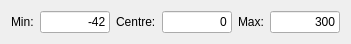
  <widget class="QWidget" name="layoutWidget_3">
   <property name="geometry">
    <rect>
     <x>30</x>
     <y>200</y>
     <width>351</width>
     <height>35</height>
    </rect>
   </property>
   <layout class="QHBoxLayout" name="horizontalLayout_6">
    <item>
     <widget class="QLabel" name="label_12">
      <property name="text">
       <string>Min:</string>
      </property>
     </widget>
    </item>
    <item>
     <widget class="QLineEdit" name="leftEyelidMin">
      <property name="text">
       <string>-42</string>
      </property>
      <property name="alignment">
       <set>Qt::AlignRight|Qt::AlignTrailing|Qt::AlignVCenter</set>
      </property>
     </widget>
    </item>
    <item>
     <widget class="QLabel" name="label_13">
      <property name="text">
       <string>Centre:</string>
      </property>
     </widget>
    </item>
    <item>
     <widget class="QLineEdit" name="leftEyelidTrim">
      <property name="text">
       <string>0</string>
      </property>
      <property name="alignment">
       <set>Qt::AlignRight|Qt::AlignTrailing|Qt::AlignVCenter</set>
      </property>
     </widget>
    </item>
    <item>
     <widget class="QLabel" name="label_14">
      <property name="text">
       <string>Max:</string>
      </property>
     </widget>
    </item>
    <item>
     <widget class="QLineEdit" name="leftEyelidMax">
      <property name="text">
       <string>300</string>
      </property>
      <property name="alignment">
       <set>Qt::AlignRight|Qt::AlignTrailing|Qt::AlignVCenter</set>
      </property>
     </widget>
    </item>
   </layout>
  </widget>
